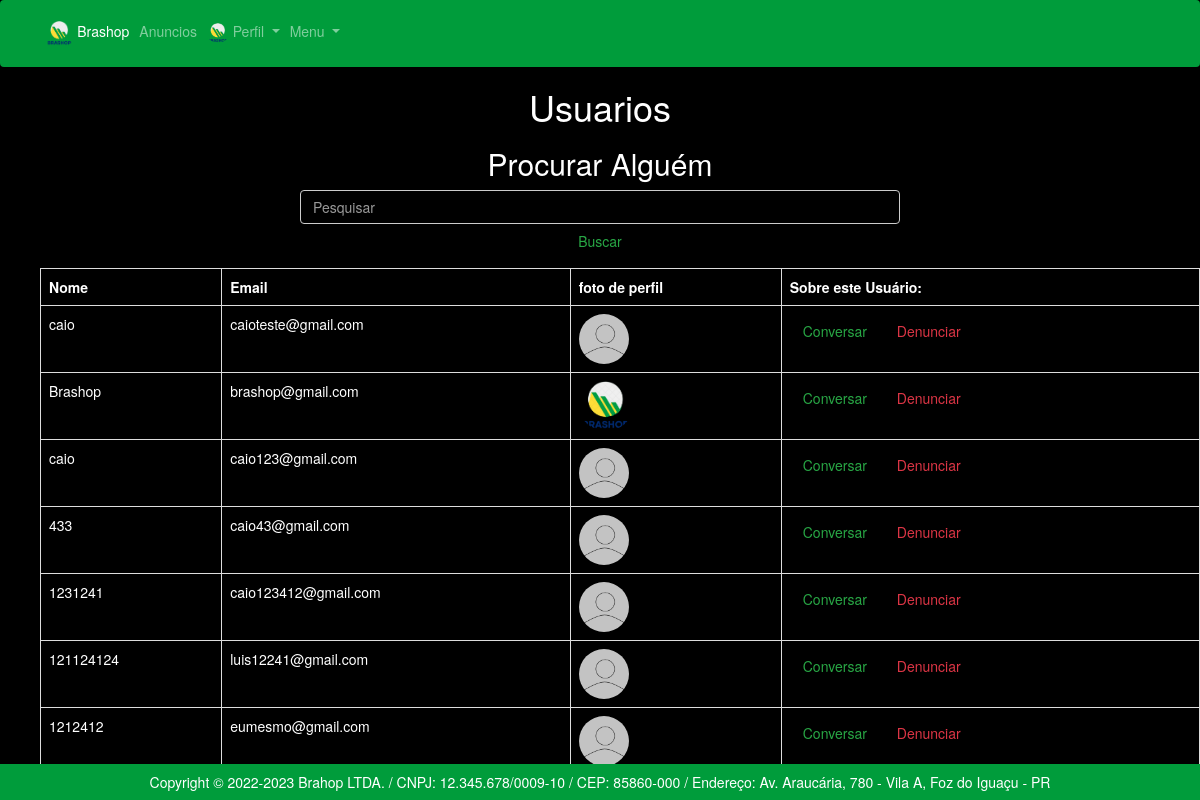
The page /app/controllers/UsuarioController.php?action=findAllUsuario (signed in) on the database its author committed.
### tables this page shows
CREATE TABLE `usuarios` (
  `id` int(11) NOT NULL,
  `nome` varchar(45) NOT NULL,
  `email` varchar(255) NOT NULL,
  `senha` varchar(255) NOT NULL,
  `data_nasc` date NOT NULL,
  `CPF` int(11) NOT NULL,
  `foto_perfil` varchar(255) NOT NULL,
  `isadm` bit(1) NOT NULL,
  `ban` bit(1) NOT NULL
);

### app/repository/UsuarioRepository.php (called while the page is built, shortened)
<?php
    require_once __DIR__ . "/../connection/Connection.php";
    class UsuarioRepository {
        public PDO $conn;
        function __construct()
        {
            $this->conn = Connection::getConnection();
        }
        public function findAllUsuario(): array {
            $table = $this->conn->query("SELECT * FROM usuarios WHERE ban = 0 AND isadm = 0");
            $usuarios  = $table->fetchAll(PDO::FETCH_ASSOC);
            return $usuarios;
        }
    }

### app/connection/Connection.php (called while the page is built)
<?php
class Connection {
    private static $host = "localhost";
    private static $dbname = "marketplace";
    private static $user = "root";
    private static $password = "";
    private static ?PDO $conn = null;
    public static function getConnection(): PDO {
        if(self::$conn == null) {
            try {
                self::$conn = new PDO("mysql:host=" . self::$host . ";dbname=" . self::$dbname,
                self::$user,
                self::$password);
                self::$conn->setAttribute(PDO::ATTR_ERRMODE, PDO::ERRMODE_EXCEPTION);
            } catch(Exception $e) {
                print("Erro ao conectar com o banco de dados");
            }
        }
        return self::$conn;
    }
}

### app/views/usuarios/OutrosUsuarios.php (the view, shortened to what this page needs)
<!DOCTYPE html>
<html lang="pt-br">
  <head>
    <link rel="stylesheet" type="text/css" href="../views/helpers/css/bootstrap.min.css">
</head>
<body>
<?php
if(isset($_SESSION["usuario"])){
  if($_SESSION["usuario"]['is_adm'] == 1){
    include_once __DIR__ . "/../helpers/menuAdm.php";
   }else{
   include_once __DIR__ . "/../helpers/menuLogin.php";
 }
}
else{
 include_once __DIR__ . "/../helpers/menuHome.php";
}
?>
    <h1 style="color:white; text-align:center;" > Usuarios</h1>
    <form action="./UsuarioController.php?action=findUsuarioByName" method="POST">
<h2 style= "color:white; text-align: center;">Procurar Alguém</h2>
<div>
 <input style="width:50%; margin-left: 25%; background-color:black;" class="form-control mr-sm-2" type="search" placeholder="Pesquisar" name="nome"  aria-label="Pesquisar" required>
 <button style=" width:50%; margin-left: 25%;" class="btn btn-outline-success my-2 my-sm-0" type="submit">Buscar</button>
</div>
</form>
    <ul>
      <table class = 'table table-hover-table-striped table-bordered'>
         <tr>
         <th style="color:white;">Nome</th>
         <th style="color:white;">Email</th>
         <th style="color:white;">foto de perfil</th>
         <th style="color:white;">Sobre este Usuário:</th>
         </tr>
           <?php foreach($data['usuarios'] as $user): ?>
                 <tr>
                 <td style="color:white;"><?= $user['nome'] ?></td>
                 <td style="color:white;"><?= $user['email'] ?></td>
                 <td ><img style="height: 50px; border-radius : 100%;" src="../../imgs/<?= $user['foto_perfil'] ?>"></img></td>
                 <td ><a class="btn btn-outline-success my-2 my-sm-0-success my-2 my-sm-0" href="./ChatController.php?action=loadFormNew&id=<?= $user['id'] ?>">Conversar</a>
                 <a class="btn btn-outline-danger my-2 my-sm-0" href="./ChatController.php?action=loadFormNew&id=90">Denunciar</a></td>
                <?php endforeach; ?>
    </ul>
</body>
</html>

### app/views/helpers/style-home.css (style rules this page uses)
body { background-color: black !important; }
h2 { color:white !important; text-align: center; }

### rows shown on the page
usuarios: nome "caio", email "caioteste@gmail.com", foto_perfil (picture)
usuarios: nome "Brashop", email "brashop@gmail.com", foto_perfil (picture)
usuarios: nome "caio", email "caio123@gmail.com", foto_perfil (picture)
usuarios: nome "433", email "caio43@gmail.com", foto_perfil (picture)
usuarios: nome "1231241", email "caio123412@gmail.com", foto_perfil (picture)
usuarios: nome "121124124", email "luis12241@gmail.com", foto_perfil (picture)
usuarios: nome "1212412", email "eumesmo@gmail.com", foto_perfil (picture)
